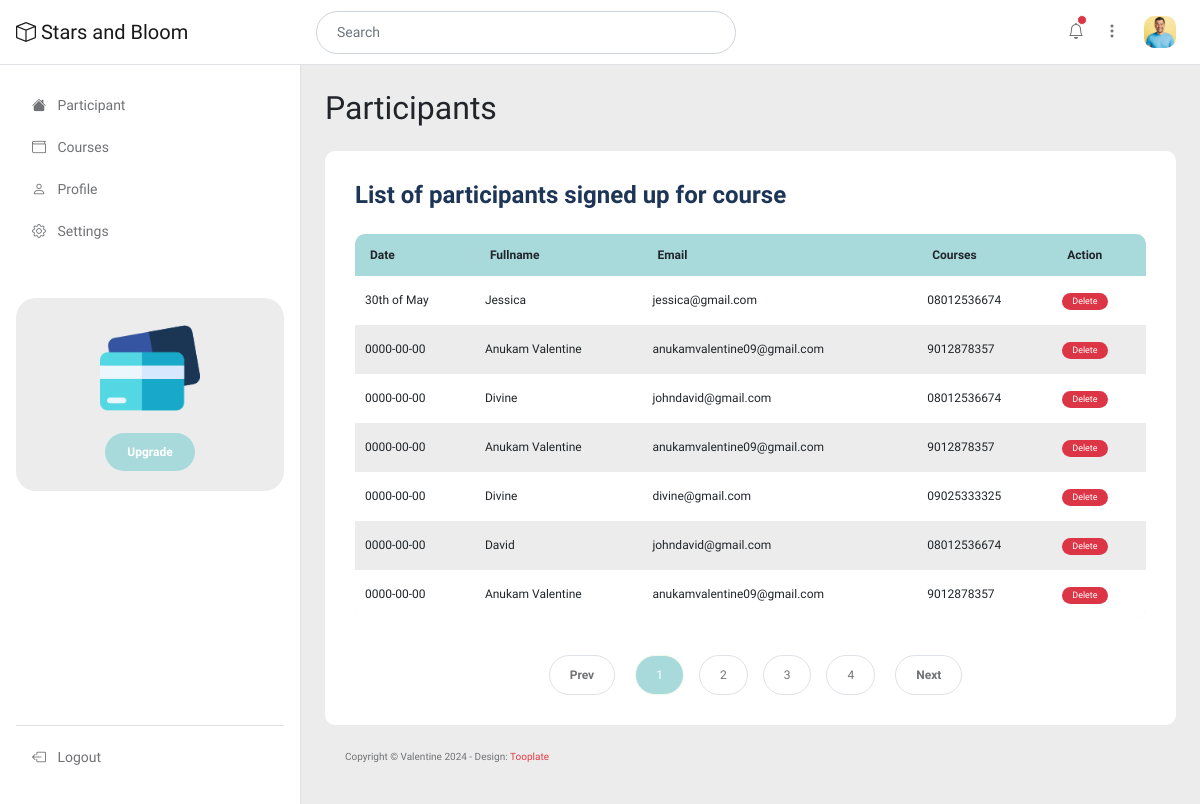
Page /admin/dashboard.php (signed in) on the committed database.
### tables this page shows
CREATE TABLE `participant` (
  `id` int(11) NOT NULL,
  `fullname` varchar(100) NOT NULL,
  `email` varchar(100) NOT NULL,
  `phone` varchar(50) NOT NULL,
  `courses` varchar(100) NOT NULL,
  `date` varchar(50) NOT NULL,
  `date_created` timestamp NOT NULL DEFAULT current_timestamp() ON UPDATE current_timestamp()
);

### admin/dashboard.php (the view, shortened to what this page needs)
<?php
include("connect.php");
?>
<!doctype html>
<html lang="en">
    <head>
        <link href="css/bootstrap.min.css" rel="stylesheet">
        <link href="css/bootstrap-icons.css" rel="stylesheet">
        <link href="css/apexcharts.css" rel="stylesheet">
        <link href="css/tooplate-mini-finance.css" rel="stylesheet">
    </head>
    <body>
        <header class="navbar sticky-top flex-md-nowrap">
            <div class="col-md-3 col-lg-3 me-0 px-3 fs-6">
                <a class="navbar-brand" href="dashboard.php">
                    <i class="bi-box"></i>
                    Stars and Bloom
                </a>
            </div>
            <form class="custom-form header-form ms-lg-3 ms-md-3 me-lg-auto me-md-auto order-2 order-lg-0 order-md-0" action="#" method="get" role="form">
                <input class="form-control" name="search" type="text" placeholder="Search" aria-label="Search">
            </form>
            <div class="navbar-nav me-lg-2">
                <div class="nav-item text-nowrap d-flex align-items-center">
                    <div class="dropdown ps-3">
                        <a class="nav-link dropdown-toggle text-center" href="#" role="button" data-bs-toggle="dropdown" aria-expanded="false">
                            <i class="bi-bell"></i>
                            <span class="position-absolute start-100 translate-middle p-1 bg-danger border border-light rounded-circle">
                            </span>
                        </a>
                    </div>
                    <div class="dropdown ps-1">
                        <a class="nav-link dropdown-toggle text-center" href="#" role="button" data-bs-toggle="dropdown" aria-expanded="false">
                            <i class="bi-three-dots-vertical"></i>
                        </a>
                    </div>
                    <div class="dropdown px-3">
                        <a class="nav-link dropdown-toggle" href="#" role="button" data-bs-toggle="dropdown" aria-expanded="false">
                            <img src="images/medium-shot-happy-man-smiling.jpg" class="profile-image img-fluid" alt="">
                        </a>
                    </div>
                </div>
            </div>
        </header>
        <div class="container-fluid">
            <div class="row">
                <?php
                    include("nav.php");
                ?>
                <main class="main-wrapper col-md-9 ms-sm-auto py-4 col-lg-9 px-md-4 border-start">
                    <div class="title-group mb-3">
                        <h1 class="h2 mb-0">Participants</h1>
                    </div>
                    <div class="row my-4">
                        <div class="col-lg-12 col-12">
                            <div class="custom-block bg-white">
                                <h5 class="mb-4">List of participants signed up for course</h5>
                                <div class="table-responsive">
                                    <table class="account-table table">
                                        <thead>
                                            <tr>
                                                <th scope="col">Date</th>
                                                <th scope="col">Fullname</th>
                                                <th scope="col">Email</th>
                                                <th scope="col">Courses</th>
                                                <th scope="col">Action</th>
                                            </tr>
                                        </thead>
                                        <tbody>
                                        <?php
                                            $query = "select * from participant order by id desc";
                                            $result = mysqli_query($conn,$query);
                                            $num = mysqli_num_rows($result);
                                            for($i=0; $i<$num; $i++)
                                            {
                                                $row = mysqli_fetch_array($result);
                                        ?>
                                            <tr>
                                                <td scope="row"><?php echo $row['date']; ?></td>
                                                <td scope="row"><?php echo $row['fullname']; ?></td>
                                                <td scope="row"><?php echo $row['email']; ?></td>
                                                <td scope="row"><?php echo $row['phone']; ?></td>
                                                <td scope="row">
                                                    <span class="badge text-bg-danger">
                                                        Delete
                                                    </span>
                                                </td>
                                            </tr>
                                                <?php } ?>
                                        </tbody>
                                    </table>
                                </div>
                                <nav aria-label="Page navigation example">
                                        <ul class="pagination justify-content-center mb-0">
                                            <li class="page-item">
                                                <a class="page-link" href="#" aria-label="Previous">
                                                    <span aria-hidden="true">Prev</span>
                                                </a>
                                            </li>
                                            <li class="page-item active" aria-current="page">
                                                <a class="page-link" href="#">1</a>
                                            </li>
                                            <li class="page-item">
                                                <a class="page-link" href="#">2</a>
                                            </li>
                                            <li class="page-item">
                                                <a class="page-link" href="#">3</a>
                                            </li>
                                            <li class="page-item">
                                                <a class="page-link" href="#">4</a>
                                            </li>
                                            <li class="page-item">
                                                <a class="page-link" href="#" aria-label="Next">
                                                    <span aria-hidden="true">Next</span>
                                                </a>
                                            </li>
                                        </ul>
                                    </nav>
                            </div>
                        </div>
                    <footer class="site-footer">
                        <div class="container">
                            <div class="row">
                                <div class="col-lg-12 col-12">
                                    <p class="copyright-text">Copyright © Valentine 2024
                                    - Design: <a rel="sponsored" href="https://www.tooplate.com" target="_blank">Tooplate</a></p>
                                </div>
                            </div>
                        </div>
                    </footer>
                </main>
            </div>
        </div>
    </body>
</html>

### admin/nav.php
<nav id="sidebarMenu" class="col-md-3 col-lg-3 d-md-block sidebar collapse">
    <div class="position-sticky py-4 px-3 sidebar-sticky">
        <ul class="nav flex-column h-100">
            <li class="nav-item">
                <a class="nav-link" aria-current="page" href="dashboard.php">
                    <i class="bi-house-fill me-2"></i>
                    Participant
                </a>
            </li>
            <li class="nav-item">
                <a class="nav-link" href="courses.php">
                    <i class="bi-wallet me-2"></i>
                    Courses
                </a>
            </li>
            <li class="nav-item">
                <a class="nav-link" href="profile.php">
                    <i class="bi-person me-2"></i>
                    Profile
                </a>
            </li>
            <li class="nav-item">
                <a class="nav-link" href="setting.php">
                    <i class="bi-gear me-2"></i>
                    Settings
                </a>
            </li>
            <li class="nav-item featured-box mt-lg-5 mt-4 mb-4">
                <img src="images/credit-card.png" class="img-fluid" alt="">
                <a class="btn custom-btn" href="#">Upgrade</a>
            </li>
            <li class="nav-item border-top mt-auto pt-2">
                <a class="nav-link" href="logout.php">
                    <i class="bi-box-arrow-left me-2"></i>
                    Logout
                </a>
            </li>
        </ul>
    </div>
</nav>

### rows in the picture
participant: date "30th of May", fullname "Jessica", email "jessica@gmail.com", phone "08012536674"
participant: date "0000-00-00", fullname "Anukam Valentine", email "anukamvalentine09@gmail.com", phone "9012878357"
participant: date "0000-00-00", fullname "Divine", email "johndavid@gmail.com", phone "08012536674"
participant: date "0000-00-00", fullname "Anukam Valentine", email "anukamvalentine09@gmail.com", phone "9012878357"
participant: date "0000-00-00", fullname "Divine", email "divine@gmail.com", phone "09025333325"
participant: date "0000-00-00", fullname "David", email "johndavid@gmail.com", phone "08012536674"
participant: date "0000-00-00", fullname "Anukam Valentine", email "anukamvalentine09@gmail.com", phone "9012878357"
